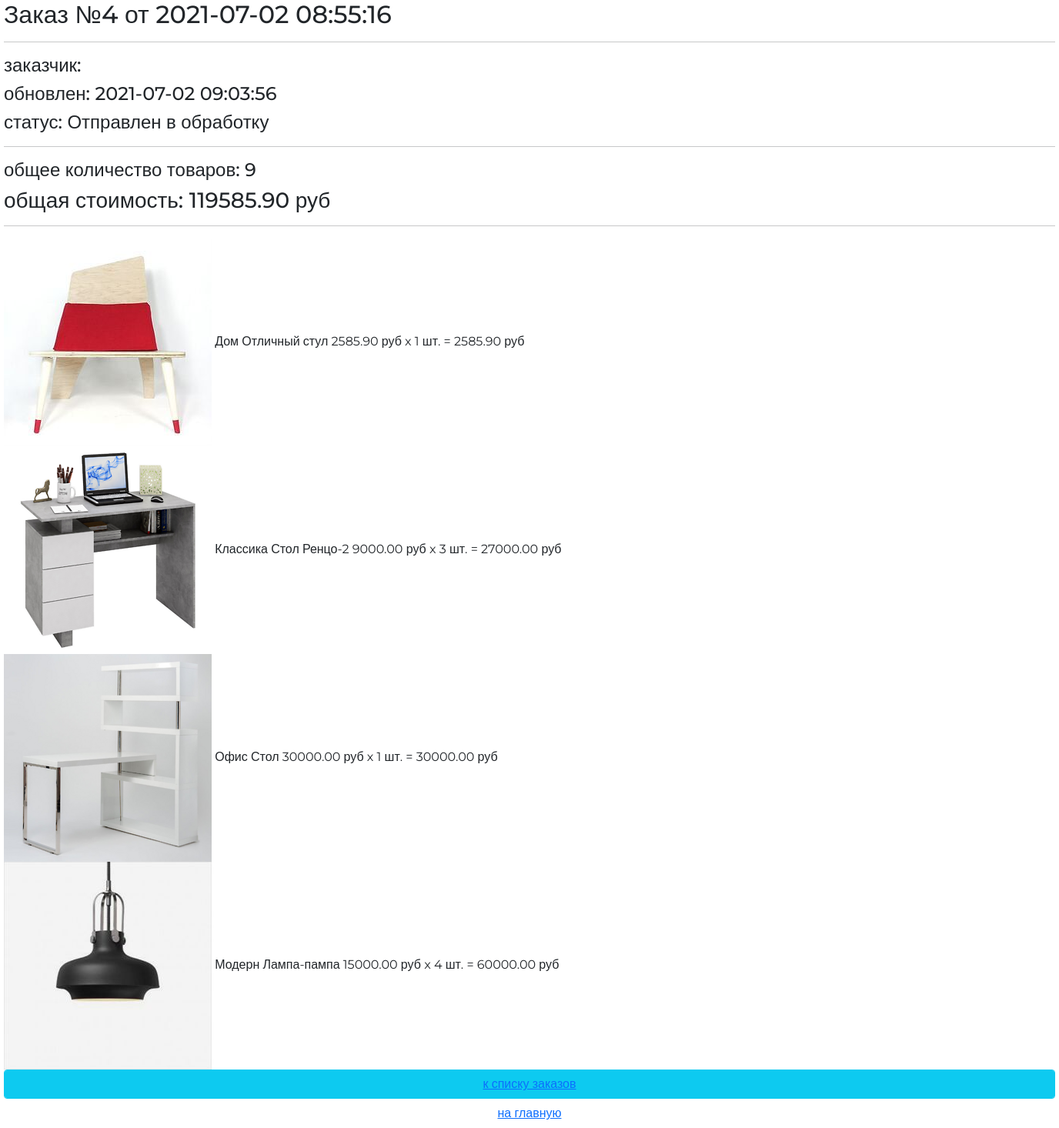
The page /order/read/4/ on the database its author committed.
### ordersapp/models.py (models this page shows, shortened)
class Order(models.Model):
    FORMING = 'FM'
    SENT_TO_PROCEED = 'STP'
    PROCEED = 'PRD'
    PAID = 'PD'
    READY = 'RD'
    CANCEL = 'CNC'
    DELIVERED = 'DVD'
    STATUSES = (
        (FORMING, 'Формируется'),
        (SENT_TO_PROCEED, 'Отправлен в обработку'),
        (PROCEED, 'Обработан'),
        (PAID, 'Оплачен'),
        (READY, 'Готов к выдаче'),
        (CANCEL, 'Отменен'),
        (DELIVERED, 'Доставлен'),
    )
    user = models.ForeignKey(settings.AUTH_USER_MODEL, on_delete=models.CASCADE)
    created = models.DateTimeField(auto_now_add=True, verbose_name='Создан')
    updated = models.DateTimeField(auto_now=True, verbose_name='Обновлен')
    status = models.CharField(choices=STATUSES, default=FORMING, verbose_name='Статус', max_length=3)
    is_active = models.BooleanField(default=True)
    def get_total_quantity(self):
        _items = self.orderitems.select_related()
        _totalquantity = sum(list(map(lambda x: x.quantity, _items)))
        return _totalquantity
    def get_total_cost(self):
        _items = self.orderitems.select_related()
        _totalcost = sum(list(map(lambda x: x.get_product_cost(), _items)))
        return _totalcost

class OrderItem(models.Model):
    order = models.ForeignKey(Order, on_delete=models.CASCADE, related_name='orderitems')
    product = models.ForeignKey(Product, on_delete=models.CASCADE, verbose_name='Продукт')
    quantity = models.PositiveSmallIntegerField(default=0, verbose_name='Количество')
    def get_product_cost(self):
        return self.product.price * self.quantity

### mainapp/models.py (models this page shows, shortened)
class Product(models.Model):
    objects = None
    category = models.ForeignKey(
        ProductCategory,
        on_delete=models.SET_NULL,
        null=True,
        verbose_name='Категория',
    )
    name = models.CharField(
        verbose_name='имя продукта',
        max_length=128,
    )
    image = models.ImageField(
        upload_to='products_img',
        blank=True,
    )
    short_desc = models.CharField(
        max_length=256,
        verbose_name='краткое описание',
        blank=True,
    )
    description = models.TextField(
        verbose_name='описание продукта',
        max_length=500,
        blank=True,
    )
    price = models.DecimalField(
        verbose_name='цена продукта',
        max_digits=8,
        decimal_places=2,
        default=0,
    )
    quantity = models.PositiveIntegerField(
        verbose_name='количество на складе',
        default=0
    )
    is_active = models.BooleanField(
        default=True,
    )

class ProductCategory(models.Model):
    name = models.CharField(
        max_length=64,
        unique=True,
        verbose_name='имя',
    )
    description = models.TextField(
        verbose_name='описание',
        blank=True,
        null=True,
    )
    is_active = models.BooleanField(
        verbose_name='активна',
        default=True,
    )
    created = models.DateTimeField(
        auto_now_add=True
    )
    updated = models.DateTimeField(
        auto_now=True
    )

### ordersapp/views.py (the view)
# urls.py: path('read/<pk>/', ordersapp.OrderRead.as_view(), name='read'),
class OrderRead(DetailView):
    model = Order

### mainapp/context_processors.py (called while the page is built)
def basket(request):
    basket_list = []
    if request.user.is_authenticated:
        basket_list = Basket.objects.filter(user=request.user)
    return {'basket_items': basket_list}

### ordersapp/templates/ordersapp/order_detail.html
{% extends "ordersapp/base.html" %}
{% load static %}
{% block content %}
   {% include 'ordersapp/includes/inc_order_summary.html' %}
   <div class="basket_list">
       {% for item in object.orderitems.select_related %}
           <div class="basket_record">
               <img src="/media/{{ item.product.image }}"
                    alt="{{ item.product.short_desc }}">
               <span class="category_name">
                   {{ item.product.category.name }}
               </span>
               <span class="product_name">{{ item.product.name }}</span>
               <span class="product_price">
                   {{ item.product.price }}&nbspруб
               </span>
               <span class="product_quantitiy">
                   x {{ item.quantity }} шт.
               </span>
               <span class="product_cost">
                    = {{ item.get_product_cost }}&nbspруб
               </span>
           </div>
       {% endfor %}
   </div>
   {% include 'ordersapp/includes/inc_order_actions.html' %}
{% endblock %}

### ordersapp/templates/ordersapp/base.html (shortened to what this page needs)
{% load static %}
<html lang="en">
<head>
    <link href="https://cdn.jsdelivr.net/npm/bootstrap@5.0.0/dist/css/bootstrap.min.css" rel="stylesheet"
>
    <link rel="stylesheet" type="text/css" href="{% static 'geekshop/style.css' %}">
    <link rel="stylesheet" type="text/css" href="{% static 'geekshop/fonts/font-awesome/css/font-awesome.css' %}">
</head>
<body>
    <div class="cont p-0">
        {% block content %}
        {% endblock %}
    </div>
</body>
</html>

### ordersapp/templates/ordersapp/includes/inc_order_summary.html (shortened to what this page needs)
{% if object %}
   <div class="h2">Заказ №{{ object.pk }} от {{ object.created|date:"Y-m-d H:i:s" }}</div>
   <hr>
   <div class="h4">заказчик: {{ user.last_name }} {{ user.first_name }} </div>
   <div class="h4">обновлен: {{ object.updated|date:"Y-m-d H:i:s" }}</div>
   <div class="h4">статус: {{ object.get_status_display }}</div>
   <hr>
   <div class="h4">
       общее количество товаров: <span class="order_total_quantity">{{ object.get_total_quantity }}</span>
   </div>
   <div class="h3">
       общая стоимость: <span class="order_total_cost">{{ object.get_total_cost }}</span> руб
   </div>
{% endif %}
<hr>

### ordersapp/templates/ordersapp/includes/inc_order_actions.html (shortened to what this page needs)
<button class="btn btn-info btn-round form-control last">
   <a href="{% url 'order:list' %}">
       к списку заказов
   </a>
</button>
<button class="btn btn-default btn-round form-control last">
   <a href="{% url 'index' %}">на главную</a>
</button>

### geekshop/static/geekshop/style.css (style rules this page uses)
* { margin: 0; padding: 0; }
body { font-family: 'Montserrat', sans-serif; }
html, body { height: 100%; }
.cont { width: 1366px; margin: 0 auto; min-height: 100%; }

### rows shown on the page
Order: pk "4", created "2021-07-02 08:55:16", updated "2021-07-02 09:03:56", status "Отправлен в обработку", get_total_quantity "9", get_total_cost "119585.90"
OrderItem: product.image (picture), product.category.name "Дом", product.name "Отличный стул", product.price "2585.90", quantity "1", get_product_cost "2585.90"
OrderItem: product.image (picture), product.category.name "Классика", product.name "Стол Ренцо-2", product.price "9000.00", quantity "3", get_product_cost "27000.00"
OrderItem: product.image (picture), product.category.name "Офис", product.name "Стол", product.price "30000.00", quantity "1", get_product_cost "30000.00"
OrderItem: product.image (picture), product.category.name "Модерн", product.name "Лампа-пампа", product.price "15000.00", quantity "4", get_product_cost "60000.00"
